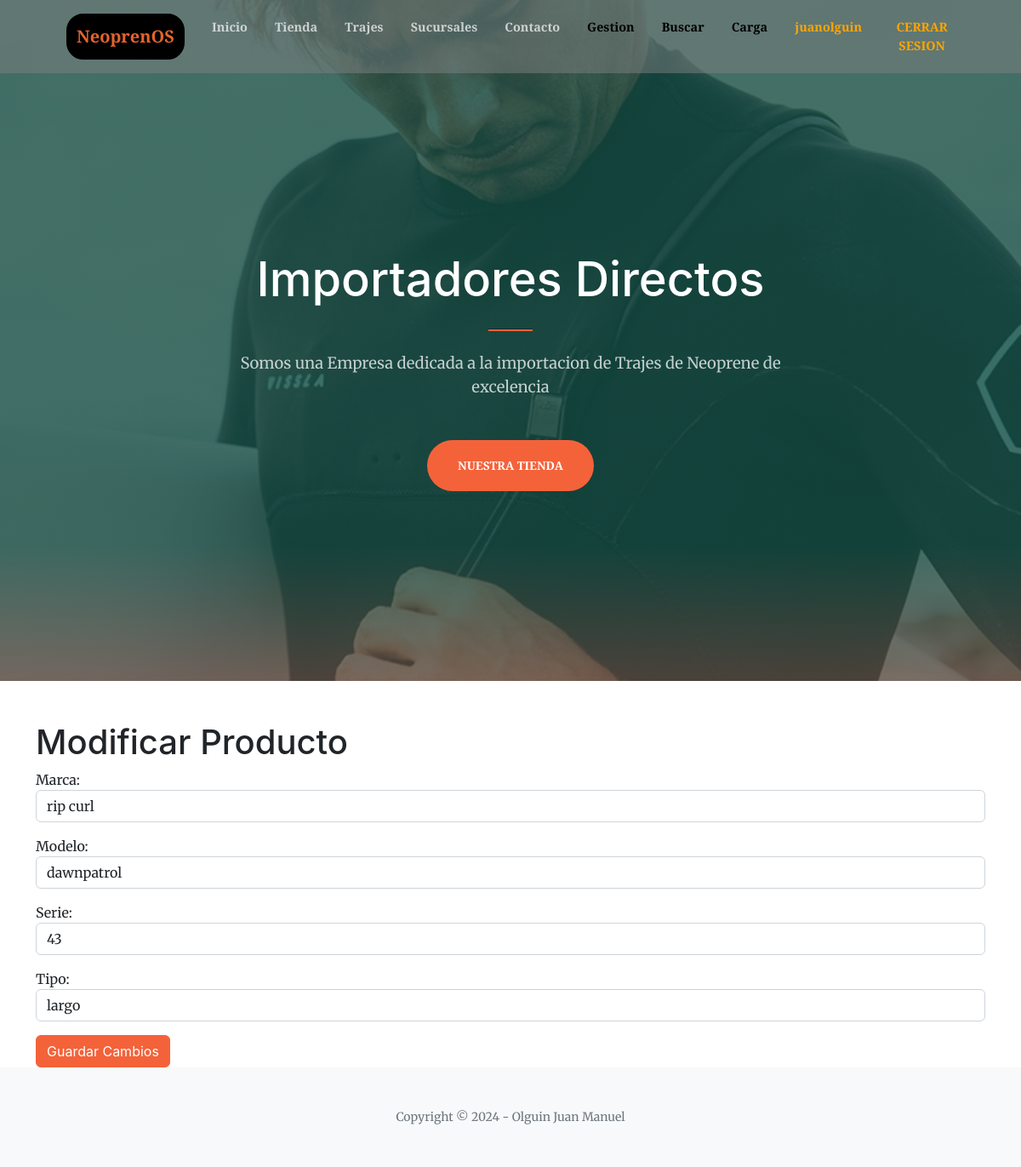
Before: /Neoprenos/modificar_producto/23/ (signed in) with the older database file.
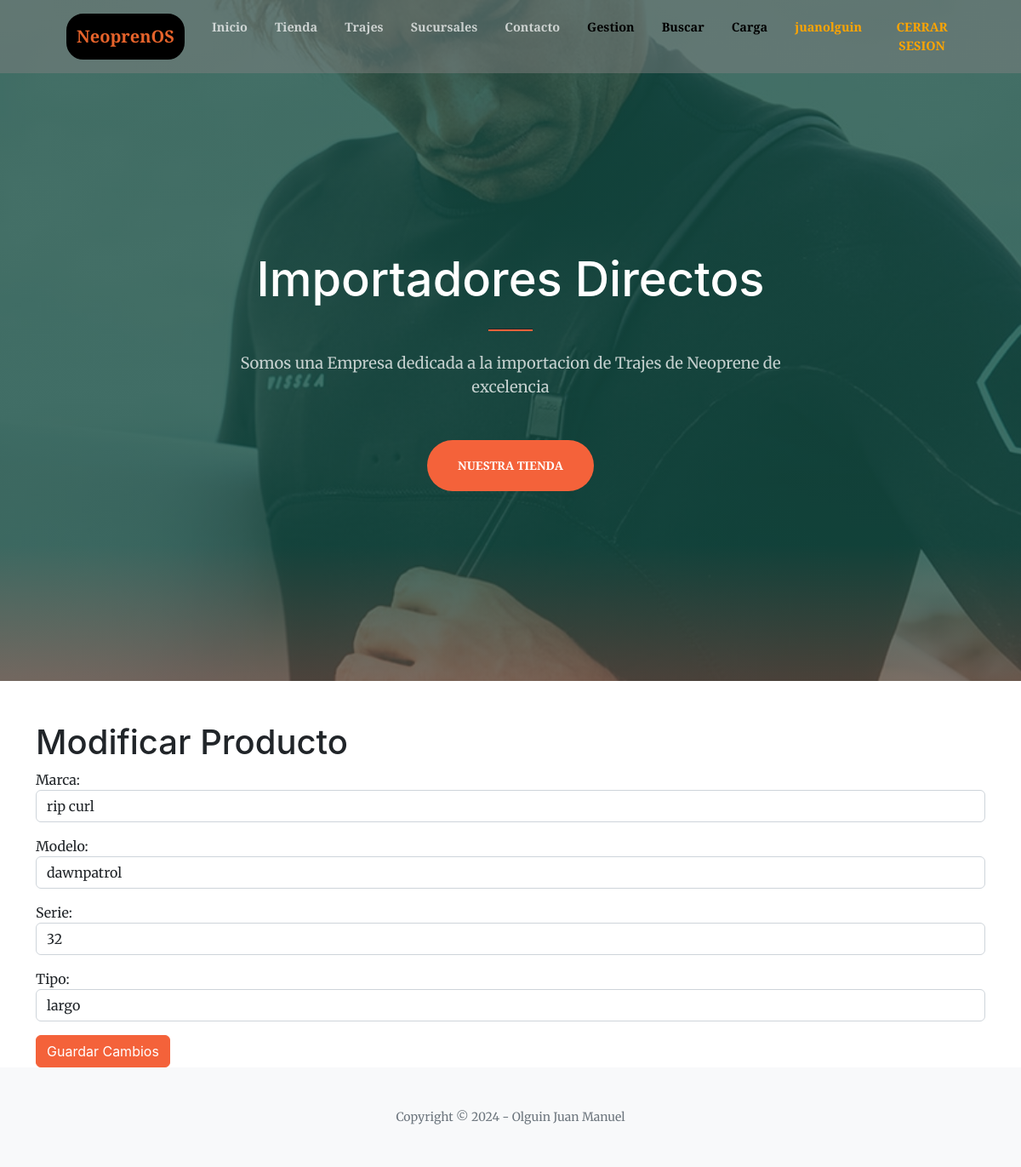
After: the same page with the newer database file.
### Neoprenos/models.py (models this page shows, shortened)
class neoprenos(models.Model) :
    marca =models.CharField(max_length=30)
    modelo=models.CharField(max_length=30)
    serie=models.IntegerField()
    tipo=models.CharField(max_length=20)

### Neoprenos/views.py (the view)
# urls.py: path('modificar_producto/<int:producto_id>/', modificar_producto, name='modificar_producto')
@login_required
def modificar_producto(request, producto_id):
    producto = get_object_or_404(neoprenos, id=producto_id)
    if request.method == 'POST':
        form = ModificacionProductoForm(request.POST, instance=producto)
        if form.is_valid():
            form.save()
            messages.success(request, "Producto modificado correctamente.")
            return redirect('gestionarProducto')
    else:
        form = ModificacionProductoForm(instance=producto)
    return render(request, 'Neoprenos/modificar_producto.html', {'form': form, 'producto': producto})

### Neoprenos/forms.py
class ModificacionProductoForm(forms.ModelForm):
    class Meta:
        model = neoprenos
        fields = ['marca', 'modelo', 'serie', 'tipo']
        widgets = {
            'marca': forms.TextInput(attrs={'class': 'form-control', 'placeholder': 'Marca'}),
            'modelo': forms.TextInput(attrs={'class': 'form-control', 'placeholder': 'Modelo'}),
            'serie': forms.TextInput(attrs={'class': 'form-control', 'placeholder': 'Serie'}),
            'tipo': forms.TextInput(attrs={'class': 'form-control', 'placeholder': 'Tipo'}),
        }

### Neoprenos/templates/Neoprenos/modificar_producto.html (shortened to what this page needs)
{% extends "Neoprenos/base.html" %}
{% load static %}
{% block main %}
<div class="container mt-5">
    <h1>Modificar Producto</h1>
    <form method="POST">
        {{ form.as_p }}
        <button type="submit" class="btn btn-primary">Guardar Cambios</button>
    </form>
</div>
{% endblock %}

Changed rows visible on the page:
changed neoprenos "rip curl": serie "43" → "32"
